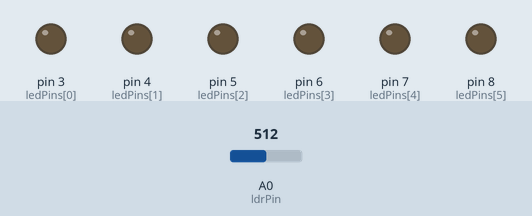
The sketch below on a simulated Arduino Uno, built with avr-gcc and run on an emulated ATmega328P. Parts: output pins drawn as LEDs (lit = HIGH). The inputs (shaded band) are chosen by the test bench; at power-on: A0 (ldrPin) = 512. What the sketch prints to the serial monitor is not drawn.

Above: at 1.4 s.
1.5 s: A0 (ldrPin) set to 210
3.0 s: A0 (ldrPin) set to 193
At 3.7 s:
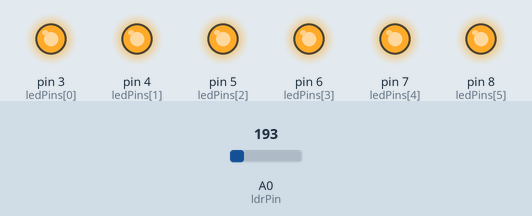
4.6 s: A0 (ldrPin) set to 306
At 6.2 s:
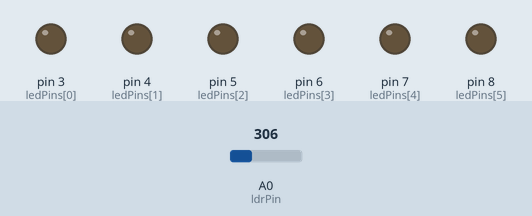
6.5 s: A0 (ldrPin) set to 190
At 7.4 s:
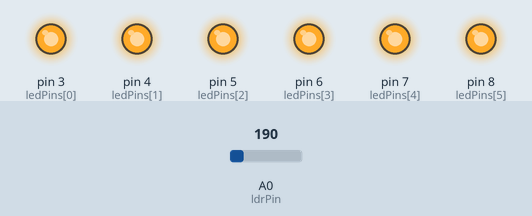
Timing chart, 0 to 9.4 s (numbered marks = the images above; inputs shaded):
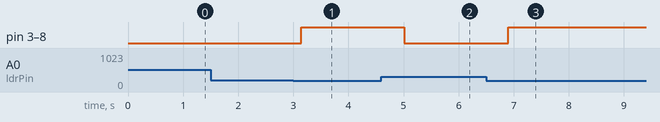

The sketch:

arduino-code.ino
```cpp
// Define LED pins
const int ledPins[] = {3, 4, 5, 6, 7, 8};
const int numLeds = 6;

// Define LDR pin
const int ldrPin = A0;

// Threshold for lighting up LEDs
const int threshold = 200;

int ldrValue;
// int id = 0;  // Removed the global id variable

void setup() {
  Serial.begin(9600);
  for (int i = 0; i < numLeds; i++) {
    pinMode(ledPins[i], OUTPUT);
    digitalWrite(ledPins[i], LOW); // Ensure LEDs are off initially
  }
  pinMode(ldrPin, INPUT);
}

void loop() {
  // Read the LDR value
  ldrValue = analogRead(ldrPin);

  // Check if the LDR value is below or equal to the threshold
  if (ldrValue <= threshold) {
    // Turn on all LEDs
    for (int i = 0; i < numLeds; i++) {
      digitalWrite(ledPins[i], HIGH);
    }
  } else {
    // Turn off all LEDs
    for (int i = 0; i < numLeds; i++) {
      digitalWrite(ledPins[i], LOW);
    }
  }

  // Print the nested JSON structure
  Serial.print("[");
  for (int i = 0; i < numLeds; i++) {
    int ledId = i + 1; // Calculate LED ID (1 to 6)
    Serial.print("{\"ID\":");
    Serial.print(ledId);
    Serial.print(",\"LDR\":");
    Serial.print(ldrValue);
    Serial.print(",\"LED\":");
    if (digitalRead(ledPins[i]) == HIGH) {
      Serial.print("\"ON");
    } else {
      Serial.print("\"OFF");
    }
    Serial.print("\"}");
    if (i < numLeds - 1) { // Add comma except after the last element
      Serial.print(",");
    }
  }
  Serial.println("]");
  delay(500);
}
```

Measured:
- the behaviour switches between 201 and 200 on A0 (ldrPin) (found by bisection; images 0 and 1)
- after the input at 1.5 s, every drawn part: stays the same
- after the input at 3.0 s, pin 3 (ledPins[0]), pin 4 (ledPins[1]), pin 5 (ledPins[2]), pin 6 (ledPins[3]), pin 7 (ledPins[4]), pin 8 (ledPins[5]): LOW → HIGH after 0.15 s
- after the input at 4.6 s, pin 3 (ledPins[0]), pin 4 (ledPins[1]), pin 5 (ledPins[2]), pin 6 (ledPins[3]), pin 7 (ledPins[4]), pin 8 (ledPins[5]): HIGH → LOW after 0.41 s
- after the input at 6.5 s, pin 3 (ledPins[0]), pin 4 (ledPins[1]), pin 5 (ledPins[2]), pin 6 (ledPins[3]), pin 7 (ledPins[4]), pin 8 (ledPins[5]): LOW → HIGH after 0.40 s
